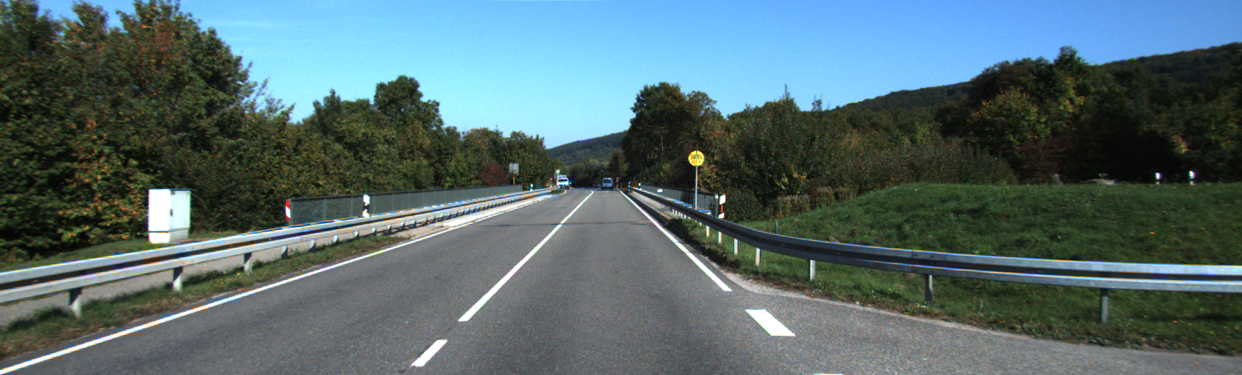
//> input picture Lab4/street_scene.png, 1242 x 375 px
$ ./task1 street_scene.png   (built with g++ and OpenCV 4)
//> lines starting //> are read from the running program, lines starting //| are printed output that depends on the picture
//Lab 4 task 1
#include <iostream>
#include <opencv2/highgui.hpp>
#include <opencv2/imgproc.hpp>

using namespace cv;
using namespace std;

//Global variables
Mat gray, edges;
int low_threshold = 0;
int high_threshold = 0;
const int max_lowThreshold = 1000;
const int max_highThreshold = 1000;
const int gaussian_kernel = 3;
const int kernel_size = 3;
const char* window = "Canny";

//Trackbar callback for the min threshold
static void cannyMinThreshold(int, void*) {
    //blur filter
    blur(gray, edges, Size(gaussian_kernel, gaussian_kernel));
    //canny filter
    Canny(edges, edges, low_threshold, high_threshold, kernel_size);
    //show image
    imshow(window, edges);
}

//Trackbar callback for the max threshold
static void cannyMaxThreshold(int, void*) {
    //blur filter
    blur(gray, edges, Size(gaussian_kernel, gaussian_kernel));
    //canny filter
    Canny(edges, edges, low_threshold, high_threshold, kernel_size);
    //show image
    imshow(window, edges);
}

int main(int argc, char** argv) {
    //check input arguments
    if(argc != 2) {
        printf("Invalid sintax");
        return -1;
    }

    Mat src = imread(argv[1]);
//> src is the input picture: 375 rows x 1242 cols, CV_8UC3; mean B, G, R 109, 106.5, 85.4
    //input image controls
    if(src.empty()) {
        printf("Could not open or find image");
        return -1;
    }

    //convert to grayscale
    cvtColor(src, gray, COLOR_BGR2GRAY);
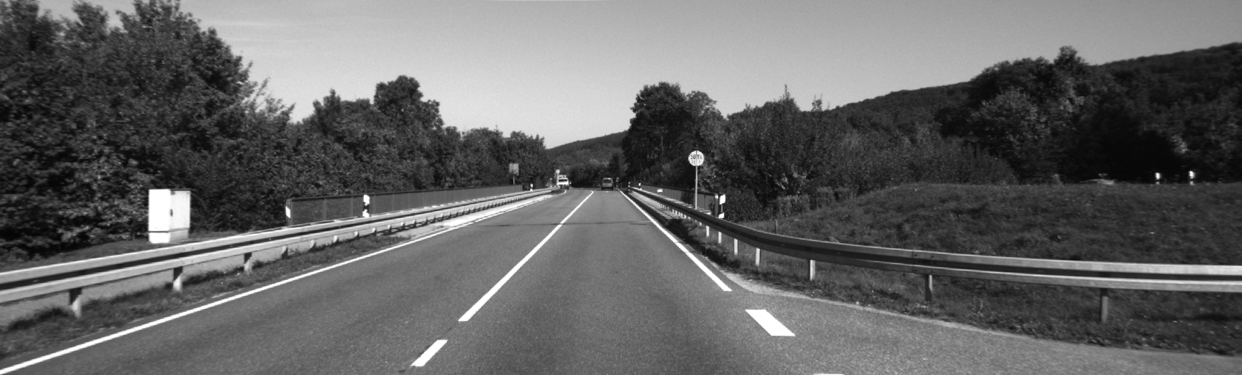
//> gray: 375 rows x 1242 cols, CV_8UC1; min 4, max 255, mean 100.5

    //display image
    namedWindow("Image");
    imshow("Image", src);
    namedWindow(window);
    //trackbars for canny filter
    createTrackbar("Min Threshold: ", window, &low_threshold, max_lowThreshold, cannyMinThreshold);
    createTrackbar("Max Threshold: ", window, &high_threshold, max_highThreshold, cannyMaxThreshold);
    waitKey(0);
//> in cannyMinThreshold, `Canny(edges, edges, low_threshold, high_threshold, kernel_size);`:
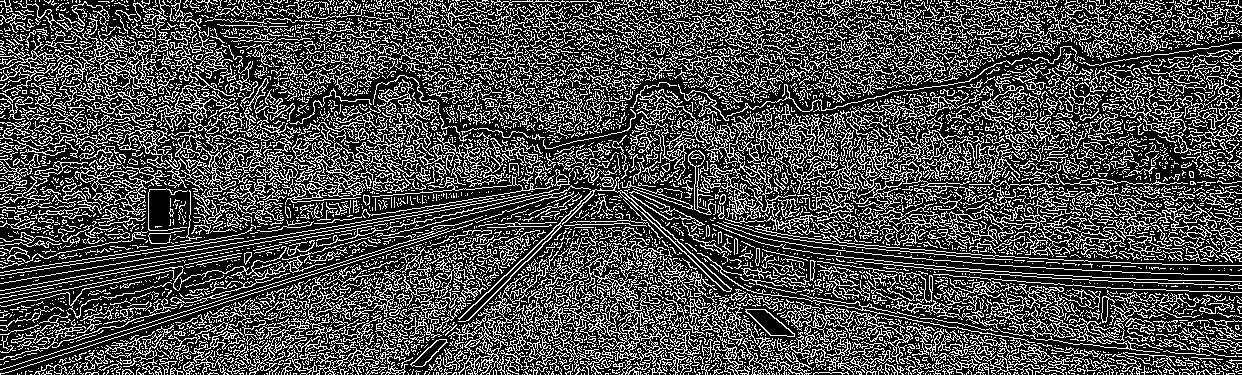
//> edges: 375 rows x 1242 cols, CV_8UC1; 29.6% white in thin lines or dots

    //save canny image
    //imwrite("canny_image.jpg", edges);

    return 0;
}
